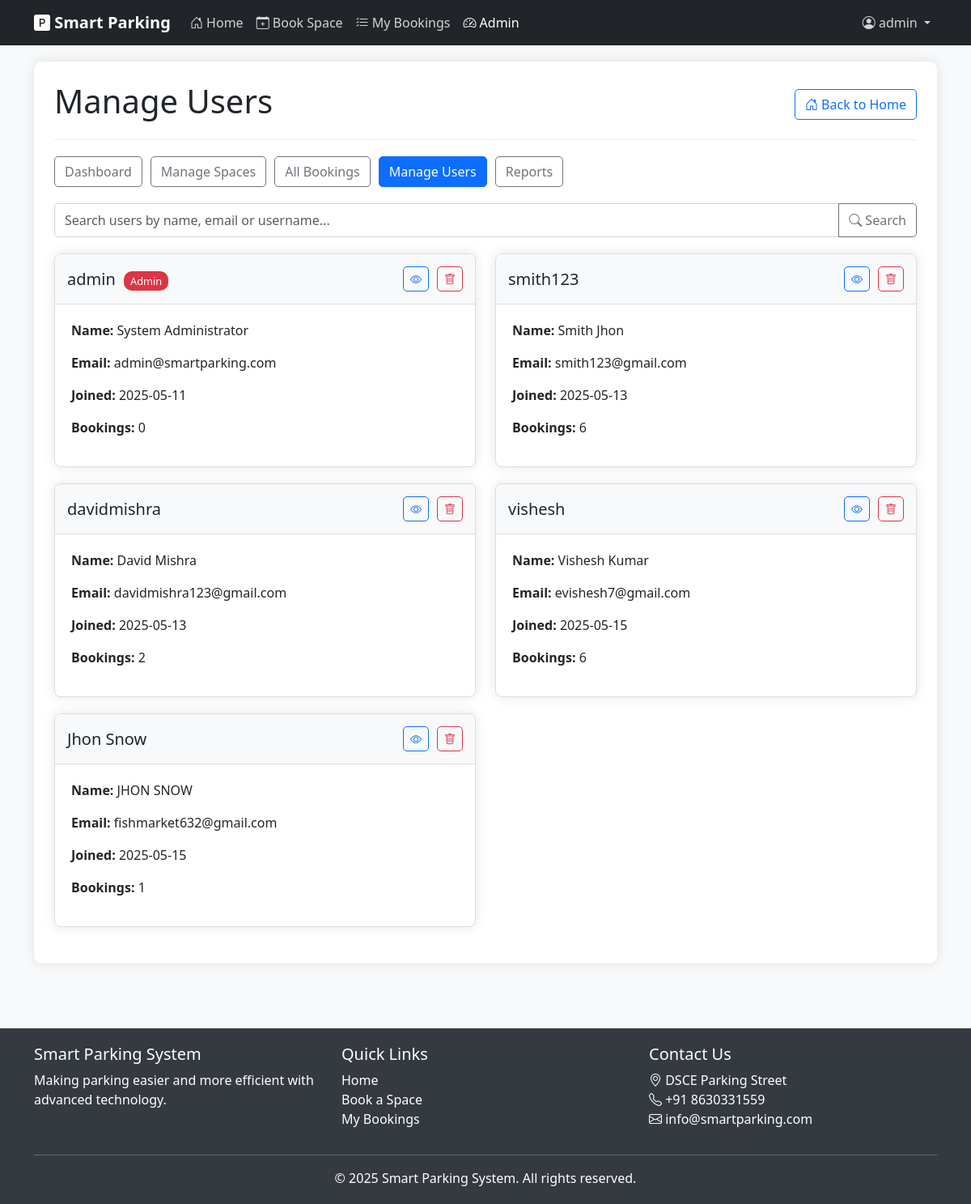
The app's page /admin/users (signed in) with its own data.
### models.py (models this page shows, shortened)
class User(db.Model):
    id = db.Column(db.Integer, primary_key=True)
    username = db.Column(db.String(50), unique=True, nullable=False)
    email = db.Column(db.String(100), unique=True, nullable=False)
    password_hash = db.Column(db.String(128), nullable=False)
    first_name = db.Column(db.String(50))
    last_name = db.Column(db.String(50))
    phone = db.Column(db.String(20))
    is_admin = db.Column(db.Boolean, default=False)
    created_at = db.Column(db.DateTime, default=datetime.utcnow)
    bookings = db.relationship('Booking', backref='user', lazy=True)
    vehicles = db.relationship('Vehicle', backref='owner', lazy=True)

### app.py (the view)
@app.route('/admin/users')
def admin_users():
    if not session.get('is_admin', False):
        flash('You do not have permission to access this page', 'danger')
        return redirect(url_for('index'))
    users = User.query.all()
    return render_template('admin/users.html', users=users)

### app.py (called while the page is built)
@app.context_processor
def inject_view_functions():
    return dict(view_functions=app.view_functions)

### templates/admin/users.html (shortened to what this page needs)
{% extends "layout.html" %}
{% block content %}
<div class="admin-container">
    <div class="admin-header d-flex justify-content-between align-items-center">
        <h1>Manage Users</h1>
        <a href="{{ url_for('index') }}" class="btn btn-outline-primary">
            <i class="bi bi-house-door"></i> Back to Home
        </a>
    </div>
    <div class="admin-nav">
        <a href="{{ url_for('admin_dashboard') }}" class="btn btn-outline-secondary">Dashboard</a>
        <a href="{{ url_for('admin_spaces') }}" class="btn btn-outline-secondary">Manage Spaces</a>
        <a href="{{ url_for('admin_bookings') }}" class="btn btn-outline-secondary">All Bookings</a>
        <a href="{{ url_for('admin_users') }}" class="btn btn-primary">Manage Users</a>
        <a href="{{ url_for('admin_reports') }}" class="btn btn-outline-secondary">Reports</a>
    </div>
    <div class="search-box">
        <div class="input-group">
            <input type="text" class="form-control" id="userSearch" placeholder="Search users by name, email or username...">
            <button class="btn btn-outline-secondary" type="button" id="searchButton">
                <i class="bi bi-search"></i> Search
            </button>
        </div>
    </div>
    <div class="row" id="usersList">
        {% for user in users %}
            <div class="col-md-6 user-item">
                <div class="user-card card">
                    <div class="card-header d-flex justify-content-between align-items-center">
                        <h5 class="mb-0">
                            {{ user.username }}
                            {% if user.is_admin %}
                                <span class="admin-badge">Admin</span>
                            {% endif %}
                        </h5>
                        <div class="user-actions">
                            <button class="btn btn-sm btn-outline-primary" data-bs-toggle="modal" data-bs-target="#userDetailsModal{{ user.id }}">
                                <i class="bi bi-eye"></i>
                            </button>
                            <button class="btn btn-sm btn-outline-danger" data-bs-toggle="modal" data-bs-target="#deleteUserModal{{ user.id }}">
                                <i class="bi bi-trash"></i>
                            </button>
                        </div>
                    </div>
                    <div class="card-body">
                        <p><strong>Name:</strong> {{ user.first_name }} {{ user.last_name }}</p>
                        <p><strong>Email:</strong> {{ user.email }}</p>
                        <p><strong>Joined:</strong> {{ user.created_at.strftime('%Y-%m-%d') }}</p>
                        <p><strong>Bookings:</strong> {{ user.bookings|length }}</p>
                    </div>
                </div>
            </div>
        {% endfor %}
    </div>
</div>
{% endblock %}

### templates/layout.html (shortened to what this page needs)
<!DOCTYPE html>
<html lang="en">
<head>
    <link href="https://cdn.jsdelivr.net/npm/bootstrap@5.3.0-alpha1/dist/css/bootstrap.min.css" rel="stylesheet">
    <link rel="stylesheet" href="https://cdn.jsdelivr.net/npm/bootstrap-icons@1.8.1/font/bootstrap-icons.css">
    <link rel="stylesheet" href="{{ url_for('static', filename='css/style.css') }}">
</head>
<body>
    <nav class="navbar navbar-expand-lg navbar-dark bg-dark fixed-top">
        <div class="container">
            <a class="navbar-brand" href="{{ url_for('index') }}">
                <i class="bi bi-p-square-fill"></i> Smart Parking
            </a>
            <div class="collapse navbar-collapse" id="navbarNav">
                <ul class="navbar-nav me-auto">
                    <li class="nav-item">
                        <a class="nav-link {% if request.path == url_for('index') %}active{% endif %}" href="{{ url_for('index') }}">
                            <i class="bi bi-house-door"></i> Home
                        </a>
                    </li>
                    {% if 'book_space' in view_functions %}
                    <li class="nav-item">
                        <a class="nav-link {% if request.path == url_for('book_space') %}active{% endif %}" href="{{ url_for('book_space') }}">
                            <i class="bi bi-calendar-plus"></i> Book Space
                        </a>
                    </li>
                    {% endif %}
                    {% if 'view_bookings' in view_functions %}
                    <li class="nav-item">
                        <a class="nav-link {% if request.path == url_for('view_bookings') %}active{% endif %}" href="{{ url_for('view_bookings') }}">
                            <i class="bi bi-list-check"></i> My Bookings
                        </a>
                    </li>
                    {% endif %}
                    {% if session.get('is_admin', False) and 'admin_dashboard' in view_functions %}
                    <li class="nav-item">
                        <a class="nav-link {% if '/admin/' in request.path %}active{% endif %}" href="{{ url_for('admin_dashboard') }}">
                            <i class="bi bi-speedometer2"></i> Admin
                        </a>
                    </li>
                    {% endif %}
                </ul>
                <ul class="navbar-nav">
                    {% if session.get('user_id') %}
                    <li class="nav-item dropdown">
                        <a class="nav-link dropdown-toggle" href="#" id="navbarDropdown" role="button" data-bs-toggle="dropdown" aria-expanded="false">
                            <i class="bi bi-person-circle"></i> {{ session.get('username', 'Account') }}
                        </a>
                    </li>
                    {% else %}
                    <li class="nav-item">
                        <a class="nav-link" href="{{ url_for('login') }}">
                            <i class="bi bi-box-arrow-in-right"></i> Login
                        </a>
                    </li>
                    {% endif %}
                </ul>
            </div>
        </div>
    </nav>
    <div class="main-content">
        <div class="container">
            {% block content %}{% endblock %}
        </div>
    </div>
    <footer class="footer">
        <div class="container">
            <div class="row">
                <div class="col-md-4">
                    <h5>Smart Parking System</h5>
                    <p>Making parking easier and more efficient with advanced technology.</p>
                </div>
                <div class="col-md-4">
                    <h5>Quick Links</h5>
                    <ul class="list-unstyled">
                        <li><a href="{{ url_for('index') }}" class="text-white">Home</a></li>
                        {% if 'book_space' in view_functions %}
                        <li><a href="{{ url_for('book_space') }}" class="text-white">Book a Space</a></li>
                        {% endif %}
                        {% if 'view_bookings' in view_functions %}
                        <li><a href="{{ url_for('view_bookings') }}" class="text-white">My Bookings</a></li>
                        {% endif %}
                    </ul>
                </div>
                <div class="col-md-4">
                    <h5>Contact Us</h5>
                    <address class="text-white">
                        <i class="bi bi-geo-alt"></i> DSCE Parking Street<br>
                        <i class="bi bi-telephone"></i> +91 8630331559<br>
                        <i class="bi bi-envelope"></i> info@smartparking.com
                    </address>
                </div>
            </div>
            <hr class="bg-light">
            <div class="text-center">
                <p class="mb-0">&copy; {{ now().year }} Smart Parking System. All rights reserved.</p>
            </div>
        </div>
    </footer>
</body>
</html>

### static/css/style.css (style rules this page uses)
:root { --primary-color: #0d6efd; --secondary-color: #6c757d; --success-color: #28a745; --danger-color: #dc3545; --warning-color: #ffc107; --info-color: #17a2b8; --light-color: #f8f9fa; --dark-color: #343a40; }
body { font-family: 'Segoe UI', Tahoma, Geneva, Verdana, sans-serif; padding-top: 56px; min-height: 100vh; display: flex; flex-direction: column; background-color: var(--light-color); }
.main-content { flex: 1; padding: 20px 0; }
.navbar-brand { font-weight: bold; }
.navbar-dark .navbar-nav .nav-link { color: rgba(255, 255, 255, 0.8); }
.navbar-dark .navbar-nav .nav-link.active { color: white; font-weight: 500; }
.card, .container-card { border-radius: 10px; box-shadow: 0 0 15px rgba(0, 0, 0, 0.1); transition: transform 0.3s ease, box-shadow 0.3s ease; }
.card-header { border-top-left-radius: 10px !important; border-top-right-radius: 10px !important; }
.btn { border-radius: 5px; font-weight: 500; }
.btn-primary { background-color: var(--primary-color); border-color: var(--primary-color); }
.form-control, .form-select { border-radius: 5px; border: 1px solid #ced4da; padding: 0.5rem 0.75rem; }
.footer { background-color: var(--dark-color); color: white; padding: 20px 0; margin-top: 30px; }
.footer a { color: white; text-decoration: none; }

### records on screen
User: get "admin", username "admin", is_admin "Admin", first_name "System", last_name "Administrator", email "admin@smartparking.com", created_at "2025-05-11", bookings|length "0"
User: username "smith123", first_name "Smith", last_name "Jhon", email "smith123@gmail.com", created_at "2025-05-13", bookings|length "6"
User: username "davidmishra", first_name "David", last_name "Mishra", email "davidmishra123@gmail.com", created_at "2025-05-13", bookings|length "2"
User: username "vishesh", first_name "Vishesh", last_name "Kumar", email "evishesh7@gmail.com", created_at "2025-05-15", bookings|length "6"
User: username "Jhon Snow", first_name "JHON", last_name "SNOW", email "fishmarket632@gmail.com", created_at "2025-05-15", bookings|length "1"
